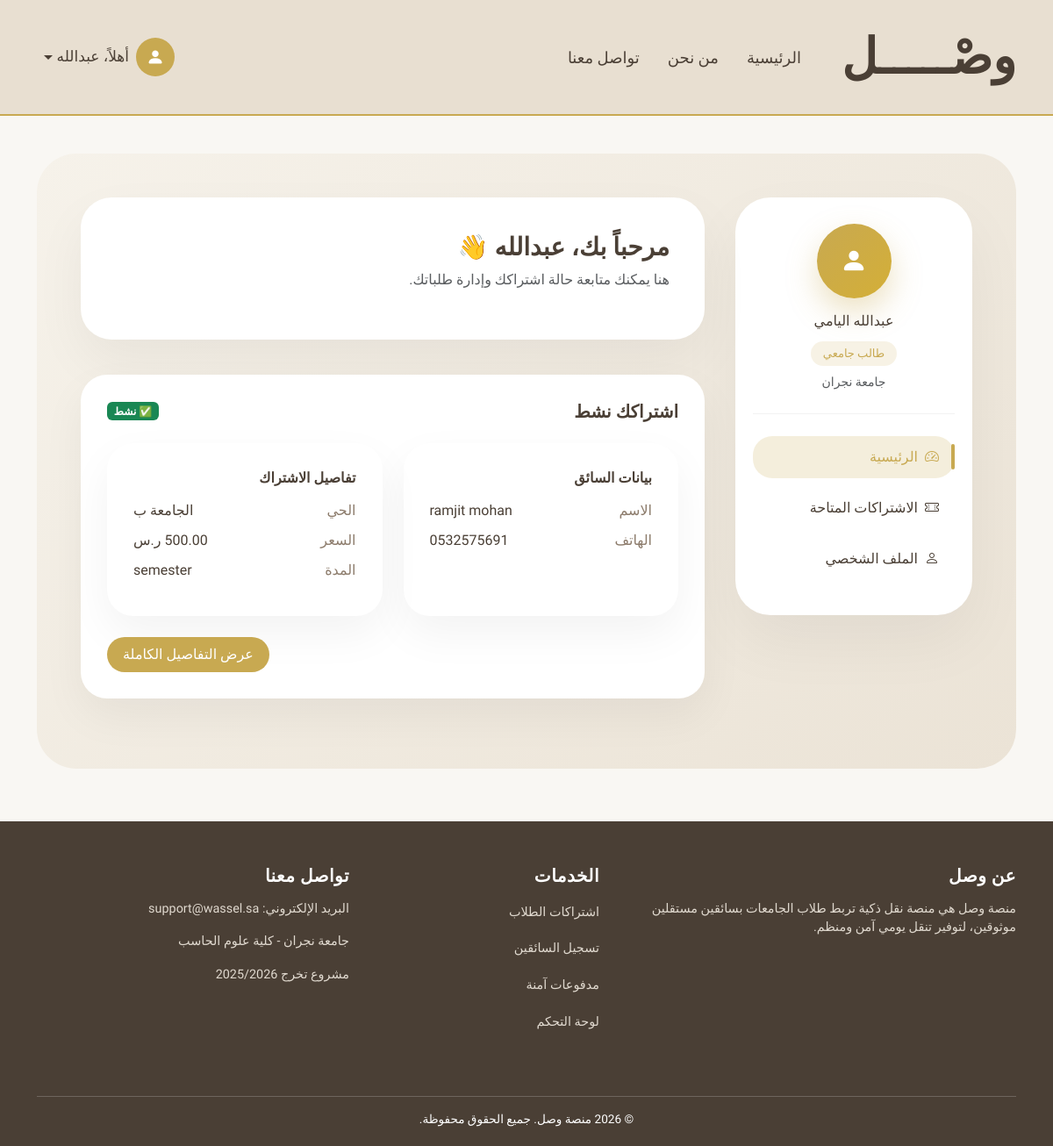
Screenshot of /student/dashboard/ (signed in) with the database file from the repository.
### accounts/models.py (models this page shows, shortened)
class User(AbstractUser):
    username = None  # حذفنا username رسميًا
    ROLE_CHOICES = (
        ('student', 'طالب'),
        ('driver', 'سائق'),
    )
    STATUS_CHOICES = (
        ('active', 'Active'),
        ('banned', 'Banned'),
    )
    email = models.EmailField(unique=True)
    role = models.CharField(
        max_length=20,
        choices=ROLE_CHOICES,
        default='student'
    )
    phone = models.CharField(max_length=20)
    city = models.ForeignKey(
        City,
        on_delete=models.PROTECT,
        related_name="users",
        verbose_name="المدينة"
    )
    status = models.CharField(
        max_length=20,
        choices=STATUS_CHOICES,
        default='active'
    )
    USERNAME_FIELD = "email"
    REQUIRED_FIELDS = ["first_name", "last_name", "phone"]
    objects = CustomUserManager()

### student/models.py (models this page shows, shortened)
class StudentProfile(models.Model):
    GENDER_CHOICES = (
        ("male", "ذكر"),
        ("female", "أنثى"),
    )
    user = models.OneToOneField(
        settings.AUTH_USER_MODEL,
        on_delete=models.CASCADE,
        related_name="student_profile"
    )
    neighborhood = models.CharField(
        max_length=150
    )
    location_url = models.URLField(
        blank=True,
        null=True
    )
    university_name = models.CharField(
        max_length=150
    )
    gender = models.CharField(
        max_length=10,
        choices=GENDER_CHOICES
    )
    created_at = models.DateTimeField(auto_now_add=True)

### subscriptions/models.py (models this page shows, shortened)
class SubscriptionRequest(models.Model):
    STATUS_CHOICES = (
        ("pending", "Pending"),
        ("approved", "Approved"),
        ("rejected", "Rejected"),
        ("cancelled", "Cancelled"),
    )
    student = models.ForeignKey(
        StudentProfile,
        on_delete=models.CASCADE,
        related_name="subscription_requests"
    )
    subscription = models.ForeignKey(
        Subscription,
        on_delete=models.CASCADE,
        related_name="requests"
    )
    status = models.CharField(
        max_length=20,
        choices=STATUS_CHOICES,
        default="pending"
    )
    request_date = models.DateTimeField(auto_now_add=True)
    decision_date = models.DateTimeField(blank=True, null=True)
    price_snapshot = models.DecimalField(
        max_digits=8,
        decimal_places=2,
        blank=True,
        null=True
    )
    note = models.TextField(blank=True, null=True)
    class Meta:
        unique_together = ("student", "subscription")

class Subscription(models.Model):
    DURATION_CHOICES = (
        ("monthly", "شهري"),
        ("semester", "فصلي"),
    )
    STATUS_CHOICES = (
        ("active", "Active"),
        ("inactive", "Inactive"),
        ("full", "Full"),
    )
    driver = models.ForeignKey(
        DriverProfile,
        on_delete=models.CASCADE,
        related_name="subscriptions"
    )
    neighborhood = models.CharField(max_length=200)
    price = models.DecimalField(max_digits=8, decimal_places=2)
    seats = models.PositiveIntegerField()
    available_seats = models.PositiveIntegerField()
    duration = models.CharField(
        max_length=20,
        choices=DURATION_CHOICES
    )
    status = models.CharField(
        max_length=20,
        choices=STATUS_CHOICES,
        default="active"
    )
    start_date = models.DateField()
    end_date = models.DateField()
    notes = models.TextField(blank=True, null=True)
    created_at = models.DateTimeField(auto_now_add=True)

### driver/models.py (models this page shows, shortened)
class DriverProfile(models.Model):
    VERIFICATION_STATUS = (
        ("incomplete", "Incomplete"),
        ("pending", "Pending"),
        ("approved", "Approved"),
        ("rejected", "Rejected"),
    )
    user = models.OneToOneField(
        settings.AUTH_USER_MODEL,
        on_delete=models.CASCADE,
        related_name="driver_profile"
    )
    id_document_image = models.ImageField(
        upload_to="driver_docs/%Y/%m/",
        blank=True,
        null=True
    )
    driving_license_image = models.ImageField(
        upload_to="driver_docs/%Y/%m/",
        blank=True,
        null=True
    )
    vehicle_registration_image = models.ImageField(
        upload_to="driver_vehicle/%Y/%m/",
        blank=True,
        null=True
    )
    vehicle_insurance_image = models.ImageField(
        upload_to="driver_vehicle/%Y/%m/",
        blank=True,
        null=True
    )
    vehicle_front_image = models.ImageField(
        upload_to="driver_vehicle/%Y/%m/",
        blank=True,
        null=True
    )
    vehicle_back_image = models.ImageField(
        upload_to="driver_vehicle/%Y/%m/",
        blank=True,
        null=True
    )
    vehicle_side_image = models.ImageField(
        upload_to="driver_vehicle/%Y/%m/",
        blank=True,
        null=True
    )
    vehicle_model = models.CharField(
        max_length=100,
        blank=True,
        null=True
    )
    verification_status = models.CharField(
        max_length=20,
        choices=VERIFICATION_STATUS,
        default="incomplete"
    )
    rejection_reason = models.TextField(
        blank=True,
        null=True
    )
    submitted_at = models.DateTimeField(auto_now_add=True)
    updated_at = models.DateTimeField(auto_now=True)
    reviewed_at = models.DateTimeField(blank=True, null=True)

### student/views.py (the view)
# urls.py: path("dashboard/", views.student_dashboard, name="dashboard"),
@login_required
def student_dashboard(request):
    if request.user.role != "student":
        return redirect("main:index")
    profile = getattr(request.user, "student_profile", None)
    if not profile:
        return redirect("student:profile")
    active_request = SubscriptionRequest.objects.filter(
        student=profile,
        status__in=["pending", "approved"]
    ).select_related("subscription__driver__user").first()
    available_subscriptions = None
    if not active_request:
        available_subscriptions = Subscription.objects.filter(
            status="active",
            driver__user__city=request.user.city
        ).select_related("driver__user")[:6]
    context = {
        "active_request": active_request,
        "available_subscriptions": available_subscriptions,
    }
    return render(request, "student/dashboard.html", context)

### student/templates/student/dashboard.html (shortened to what this page needs)
{% extends "student/base_student.html" %}
{% block student_content %}
<div class="dashboard-welcome">
    <h3>مرحباً بك، {{ user.first_name }} 👋</h3>
    <p class="text-muted mt-2">
        هنا يمكنك متابعة حالة اشتراكك وإدارة طلباتك.
    </p>
</div>
{% if not active_request %}
<div class="status-card text-center">
    <h5 class="fw-bold mb-3">لا يوجد لديك اشتراك حالياً</h5>
    <p class="text-muted mb-4">
        يمكنك استعراض الاشتراكات المتاحة واختيار الأنسب لك.
    </p>
    <a href="{% url 'student:subscriptions' %}" class="btn btn-accent">
        استعراض الاشتراكات
    </a>
</div>
{% elif active_request.status == "approved" %}
<div class="status-card">
    <div class="d-flex justify-content-between align-items-center mb-4">
        <h5 class="fw-bold mb-0">اشتراكك نشط</h5>
        <span class="badge bg-success">
            ✅ نشط
        </span>
    </div>
    <div class="row g-4">
        <div class="col-md-6">
            <div class="subscription-card">
                <h6 class="fw-bold mb-3">بيانات السائق</h6>
                <div class="info-row">
                    <span>الاسم</span>
                    <span>{{ active_request.subscription.driver.user.get_full_name }}</span>
                </div>
                <div class="info-row">
                    <span>الهاتف</span>
                    <span>{{ active_request.subscription.driver.user.phone }}</span>
                </div>
            </div>
        </div>
        <div class="col-md-6">
            <div class="subscription-card">
                <h6 class="fw-bold mb-3">تفاصيل الاشتراك</h6>
                <div class="info-row">
                    <span>الحي</span>
                    <span>{{ active_request.subscription.neighborhood }}</span>
                </div>
                <div class="info-row">
                    <span>السعر</span>
                    <span>{{ active_request.price_snapshot }} ر.س</span>
                </div>
                <div class="info-row">
                    <span>المدة</span>
                    <span>{{ active_request.subscription.duration }}</span>
                </div>
            </div>
        </div>
    </div>
    <div class="mt-4 text-end">
        <a href="{% url 'student:subscription_detail' active_request.id %}" class="btn btn-accent">
            عرض التفاصيل الكاملة
        </a>
    </div>
</div>
{% endif %}
{% endblock %}

### student/templates/student/base_student.html (shortened to what this page needs)
{% extends "base.html" %}
{% block content %}
<div class="student-page-bg">
    <div class="student-layout">
        <div class="student-sidebar d-none d-lg-block">
            <div class="student-profile-box">
                <div class="student-avatar">
                    <i class="bi bi-person-fill"></i>
                </div>
                <h6 class="mt-3 mb-1">{{ user.get_full_name }}</h6>
                <span class="student-status">طالب جامعي</span>
                {% if user.student_profile.university_name %}
                <p class="small text-muted mt-2 mb-0">
                    {{ user.student_profile.university_name }}
                </p>
                {% endif %}
            </div>
            <a href="{% url 'student:dashboard' %}"
               class="student-link {% if request.resolver_match.url_name == 'dashboard' %}active{% endif %}">
                <i class="bi bi-speedometer2 me-2"></i>
                الرئيسية
            </a>
            <a href="{% url 'student:subscriptions' %}"
               class="student-link {% if request.resolver_match.url_name == 'subscriptions' %}active{% endif %}">
                <i class="bi bi-ticket-perforated me-2"></i>
                الاشتراكات المتاحة
            </a>
            <a href="{% url 'student:profile' %}"
               class="student-link {% if request.resolver_match.url_name == 'profile' %}active{% endif %}">
                <i class="bi bi-person me-2"></i>
                الملف الشخصي
            </a>
        </div>
        <div class="student-content">
            {% block student_content %}{% endblock %}
        </div>
    </div>
</div>
{% endblock %}

### templates/base.html (shortened to what this page needs)
{% load static %}
<!DOCTYPE html>
<html lang="ar" dir="rtl">
<head>
    <link href="https://cdn.jsdelivr.net/npm/bootstrap-icons/font/bootstrap-icons.css" rel="stylesheet">
    <link href="https://cdn.jsdelivr.net/npm/bootstrap@5.3.2/dist/css/bootstrap.rtl.min.css" rel="stylesheet">
</head>
<body>
    <nav class="navbar navbar-expand-lg fixed-top custom-navbar">
        <div class="container">
            <a class="navbar-brand" href="{% url 'main:index' %}">وصْـــــل</a>
            <div class="collapse navbar-collapse" id="navbarNav">
                <ul class="navbar-nav align-items-center me-auto">
                    <li class="nav-item mx-2">
                        <a class="nav-link {% if request.resolver_match.url_name == 'index' %}active-link{% endif %}"
                            href="{% url 'main:index' %}">
                            الرئيسية
                        </a>
                    </li>
                    <li class="nav-item mx-2">
                        <a class="nav-link {% if request.resolver_match.url_name == 'about' %}active-link{% endif %}"
                            href="{% url 'main:about' %}">
                            من نحن
                        </a>
                    </li>
                    <li class="nav-item mx-2">
                        <a class="nav-link {% if request.resolver_match.url_name == 'contact' %}active-link{% endif %}"
                            href="{% url 'main:contact' %}">
                            تواصل معنا
                        </a>
                    </li>
                </ul>
                <ul class="navbar-nav align-items-center">
                    {% if user.is_authenticated %}
                    <li class="nav-item dropdown user-dropdown">
                        <a class="nav-link dropdown-toggle d-flex align-items-center user-trigger" href="#"
                            role="button" data-bs-toggle="dropdown" aria-expanded="false">
                            <div class="user-icon">
                                <i class="bi bi-person-fill"></i>
                            </div>
                            <span class="user-name ms-2">
                                أهلاً، {{ user.first_name }}
                            </span>
                        </a>
                    </li>
                    {% endif %}
                </ul>
            </div>
        </div>
    </nav>
    <main class="container">
                    {% block content %}
                    {% endblock %}
    </main>
    <footer>
        <div class="container">
            <div class="row">
                <div class="col-md-5 mb-4">
                    <h5>عن وصل</h5>
                    <p>
                        منصة وصل هي منصة نقل ذكية تربط طلاب الجامعات
                        بسائقين مستقلين موثوقين، لتوفير تنقل يومي آمن ومنظم.
                    </p>
                </div>
                <div class="col-md-3 mb-4">
                    <h5>الخدمات</h5>
                    <ul class="list-unstyled">
                        <li><a href="#">اشتراكات الطلاب</a></li>
                        <li><a href="#">تسجيل السائقين</a></li>
                        <li><a href="#">مدفوعات آمنة</a></li>
                        <li><a href="#">لوحة التحكم</a></li>
                    </ul>
                </div>
                <div class="col-md-4 mb-4">
                    <h5>تواصل معنا</h5>
                    <p>البريد الإلكتروني: support@wassel.sa</p>
                    <p>جامعة نجران - كلية علوم الحاسب</p>
                    <p>مشروع تخرج 2025/2026</p>
                </div>
            </div>
            <div class="footer-bottom">
                © 2026 منصة وصل. جميع الحقوق محفوظة.
            </div>
        </div>
    </footer>
</body>
</html>

### rows the page displays
User: first_name "عبدالله", get_full_name "عبدالله اليامي", student_profile.university_name "جامعة نجران"
SubscriptionRequest: subscription.driver.user.get_full_name "ramjit mohan", subscription.driver.user.phone "0532575691", subscription.neighborhood "الجامعة ب", subscription.duration "semester"
